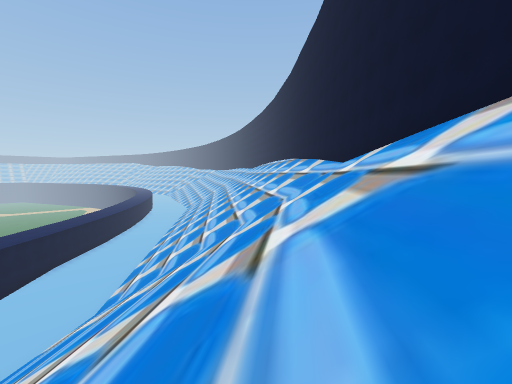
View 1 (above)

24 first-person views from a walk through a scene from a Unity 3-D project. The camera is 1.3 m above the floor, tilts 4° down and sees 90° across. The floor is counted in squares, 2 m on a side. Each view is taken from the middle of a square. On the plan, view 1 faces up. The plan holds only what a view shows up to about 9 squares ahead; the rest is blank. The place goes on beyond the plan. Some animated figures are left out. Some surface patterns are stand-ins.

View 2
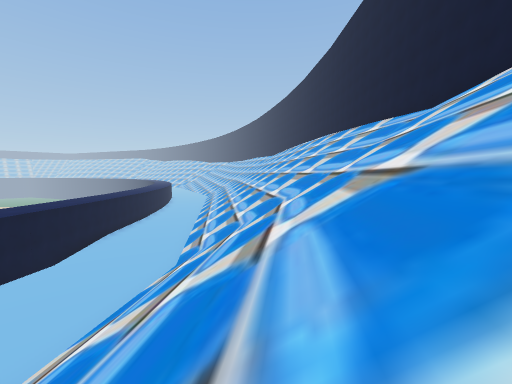

View 3
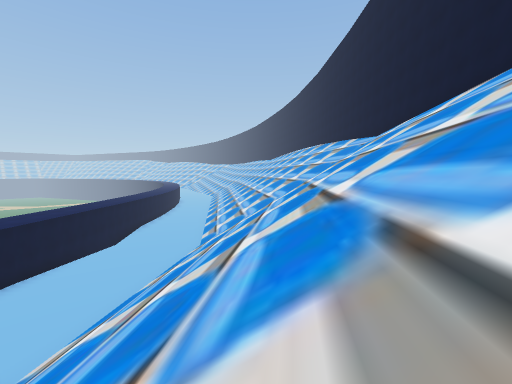

View 4
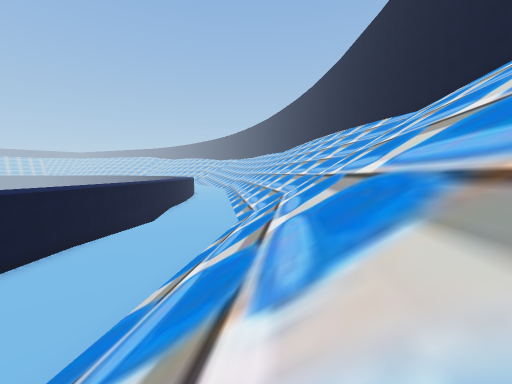

View 5
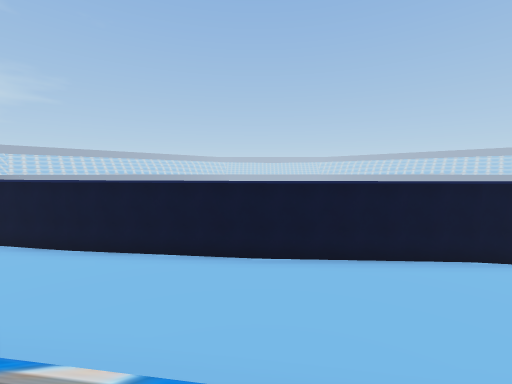

View 6
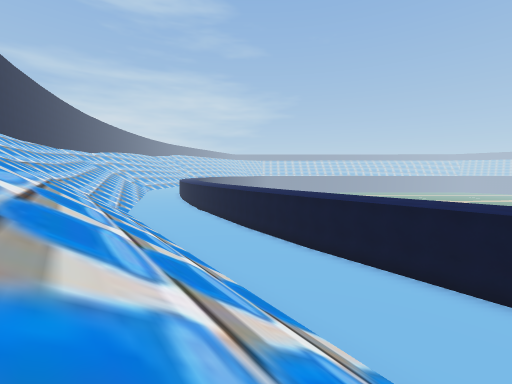

View 7
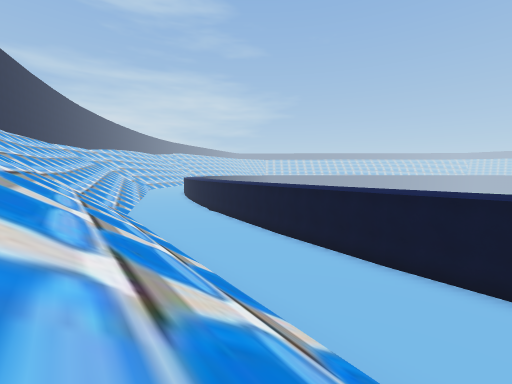

View 8
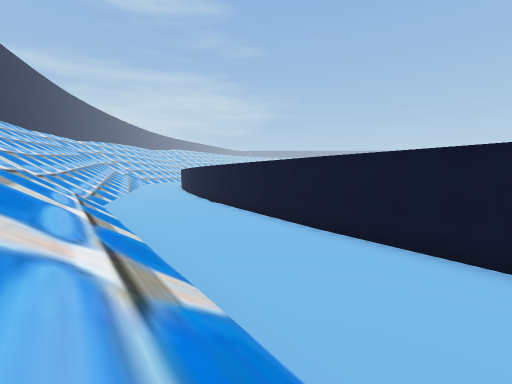

View 9
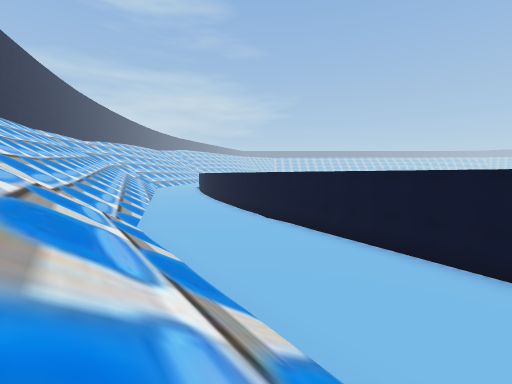

View 10
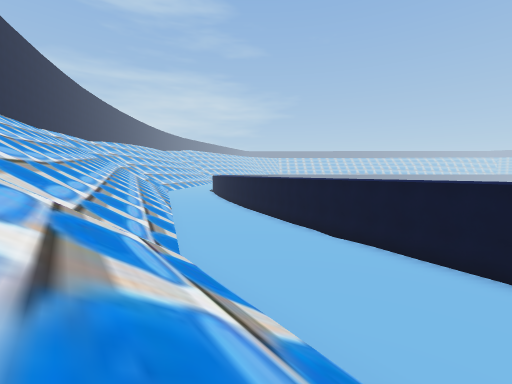

View 11
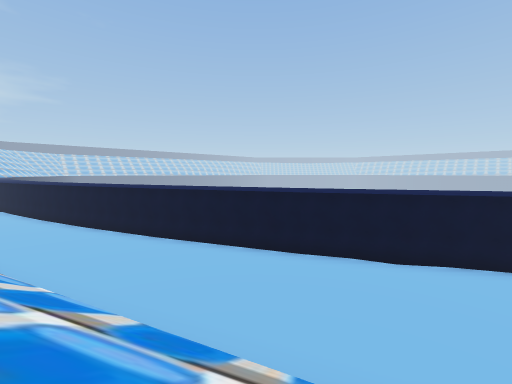

View 12
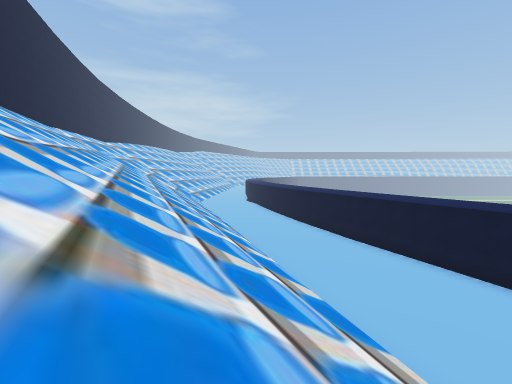

View 13
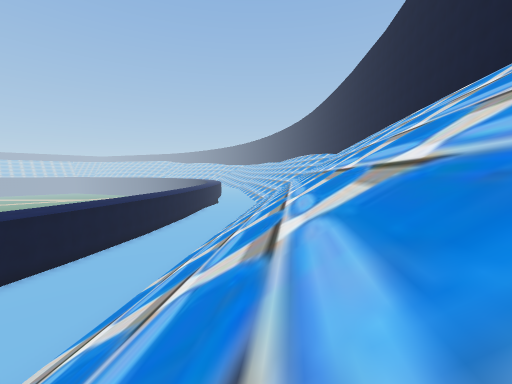

View 14
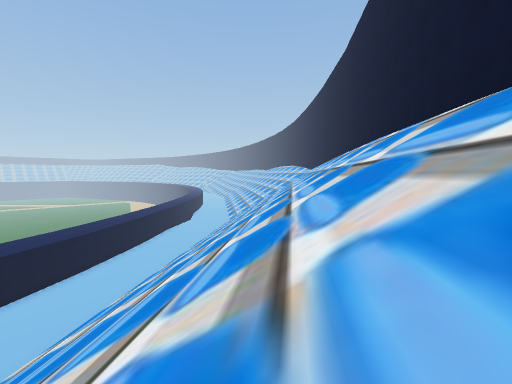

View 15
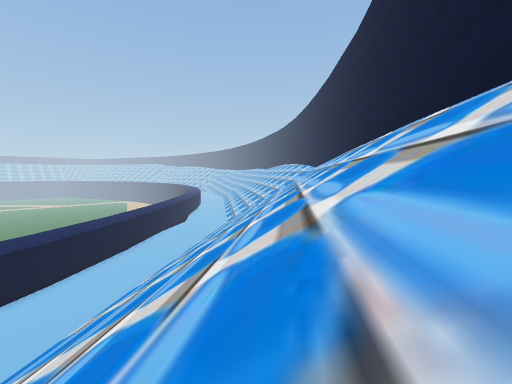

View 16
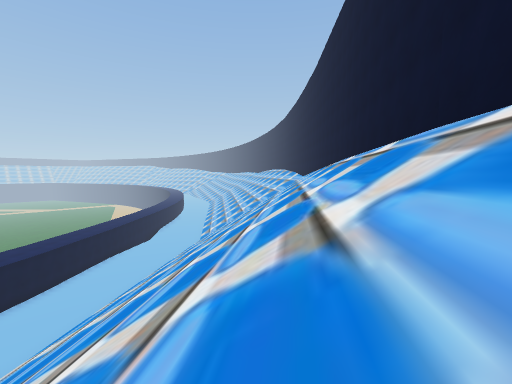

View 17
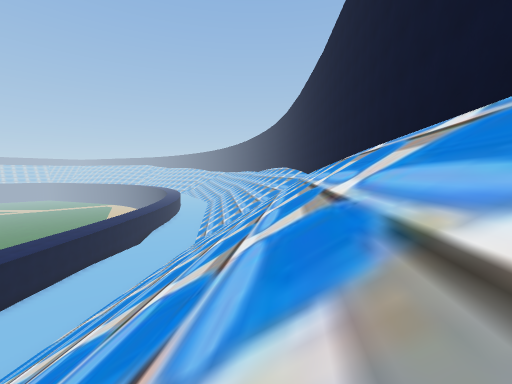

View 18
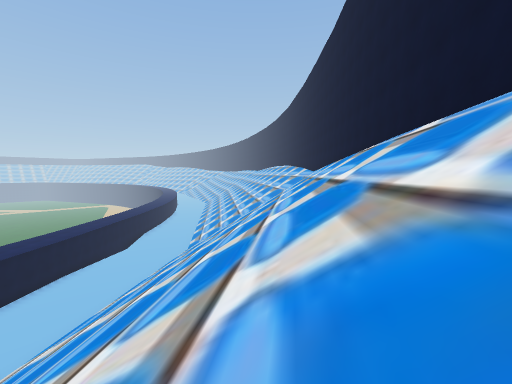

View 19
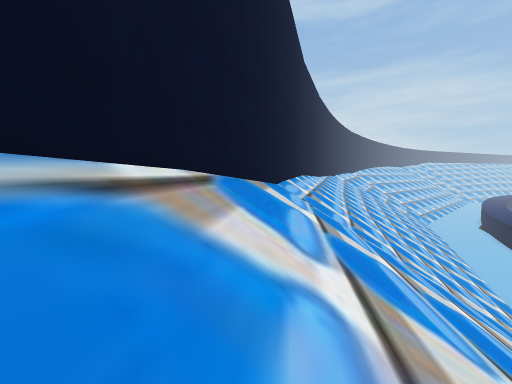

View 20
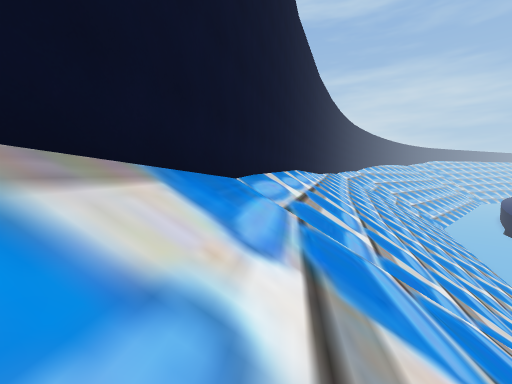

View 21
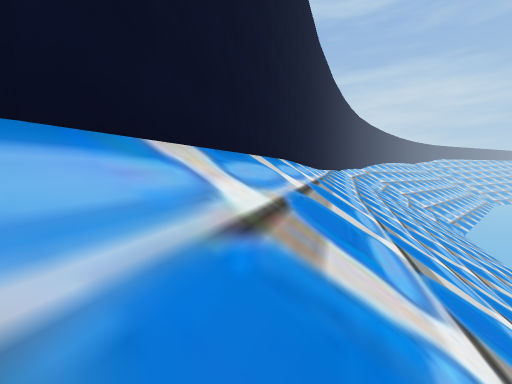

View 22
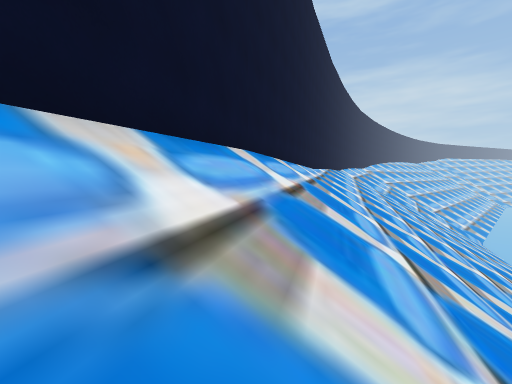

View 23
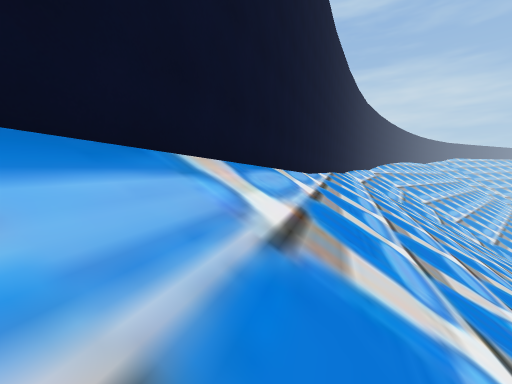

View 24
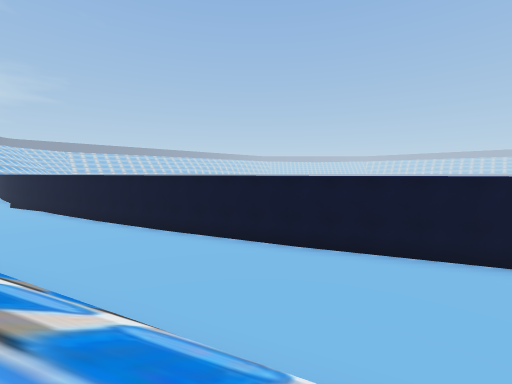

### Floor plan
Key: @ floor where view 1 was taken; # wall or solid block; . floor; / step, stairs or slope; ^ raised ledge.
Columns run from 20 left of view 1 to 3 right of it. Each row starts with its distance up from view 1.
  9          #.....////////#
  8          #..../////////#
  7           ..../////////#
  6           ..../////////#
  5          #..../////////#
  4          #..../////////#
  3          #..../////////#
  2         ^...../////////#
  1         #....//////////#
  0         #....///////@//#
 -1         #....//////////#
 -2         #....//////////#
 -3         #....//////////#
 -4         #....//////////#
 -5         #...///////////#
 -6        ##...///////////#
 -7        #....//////////##
 -8        #....//////////#
 -9        #....//////////#
-10        #....//////////#
-11       ##....//////////#
-12       #....///////////#
-13       #....//////////##
-14       #....//////////#
-15       #....//////////#
-16      #.....//////////#
-17      #...../////////##
-18      #...../////////#
-19     ^.....//////////#
-20     #.....//////////#
-21     #...../////////##
-22    #.....//////////#
-23    #.....//////////#
-24   ##....///////////#
-25   #.....//////////##
-26  ##....///////////#
-27  #.....///////////#
-28 ##....///////////##
-29 #.....///////////#
-30 #....//  ////////#
-31 ...../   ///////##
-32 .....    ///////#
-33 ....      /////##
-34 ...      //////#
-35 ..      ///////#
-36         //////##

Positions as (right, up) in squares from view 1, and headings:
1: (0, 0), facing up
2: (-3, 0), facing up
3: (-3, -4), facing up
4: (-5, -4), facing up
5: (-5, -1), facing left
6: (-4, -1), facing down-left
7: (-5, -4), facing down-left
8: (-7, -7), facing down-left
9: (-7, -11), facing down-left
10: (-7, -14), facing down-left
11: (-8, -22), facing left
12: (-7, -21), facing down-left
13: (-6, -20), facing up
14: (-3, -19), facing up
15: (-3, -17), facing up
16: (-1, -13), facing up
17: (-1, -11), facing up
18: (-1, -9), facing up
19: (0, -12), facing down
20: (-1, -16), facing down
21: (-2, -20), facing down
22: (-3, -23), facing down
23: (-4, -27), facing down
24: (-11, -27), facing left
